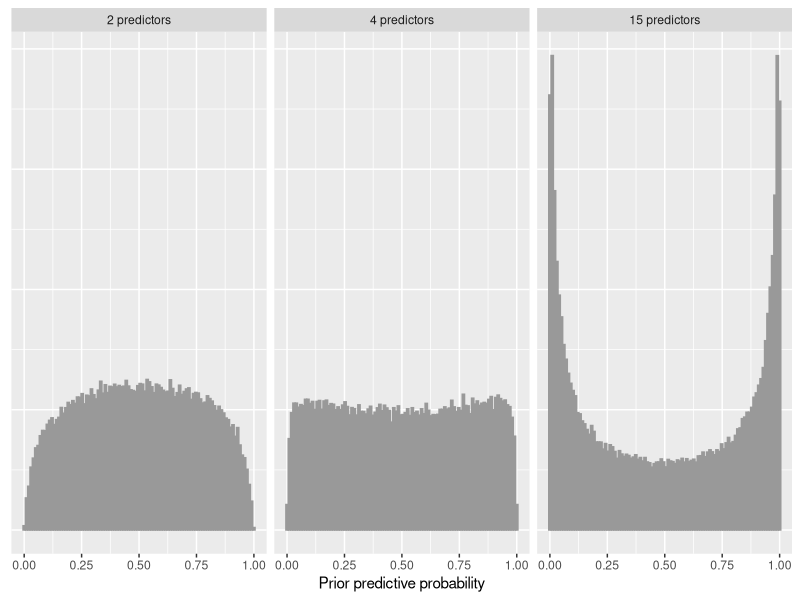

R code for this plot:
#' ---
#' title: "Logistic regression prior predictive checking demo for Bayesian Workflow book"
#' author: "Aki Vehtari"
#' date: 2024-06-27
#' date-modified: today
#' date-format: iso
#' format:
#'   html:
#'     number-sections: true
#'     code-copy: true
#'     code-download: true
#'     code-tools: true
#' bibliography: ../../../casestudies.bib
#' ---
#' 
#' This notebook includes part of the code for the Bayesian Workflow
#' book Section 5.9 about prior predictive checking. 

#+ setup, include=FALSE
knitr::opts_chunk$set(
  cache = FALSE,
  message = FALSE,
  error = FALSE,
  warning = FALSE,
  comment = NA,
  out.width = "90%"
)

#' **Load packages**
library(ggplot2)
library(patchwork)

#' # Logistic regression with normal(0, 1) prior and binary predictor
#'
prior_draws <- \(k, S, sd=1) plogis(replicate(
  n=S,
  rnorm(n=1, sd=sd) + t(rnorm(n=k, sd=sd)) %*% rbinom(n=k, size=1, prob=0.5))
  )
S <- 1000*100
prior_draws_1 <- prior_draws(k=2, S=S)
prior_draws_2 <- prior_draws(k=4, S=S)
prior_draws_3 <- prior_draws(k=15, S=S)
data.frame(p = c(prior_draws_1, prior_draws_2, prior_draws_3),
           k = rep(c(2, 4, 15), each = S)) |>
  ggplot(aes(x = p)) +
  geom_histogram(color = "gray60", fill = "gray60", bins = 100) +
  facet_grid(
    cols = vars(k),
    labeller = labeller(
      k = ~ paste(.x, "predictors")
    )
  ) +
  labs(x="Prior predictive probability", y = "") +
  theme(
    axis.title.y = element_blank(),
    axis.text.y  = element_blank(),
    axis.ticks.y = element_blank(),
    axis.line.y   = element_blank()
  )

#ggsave(root("prior_predictive_logistic_new.pdf"), width=8, height=2)
